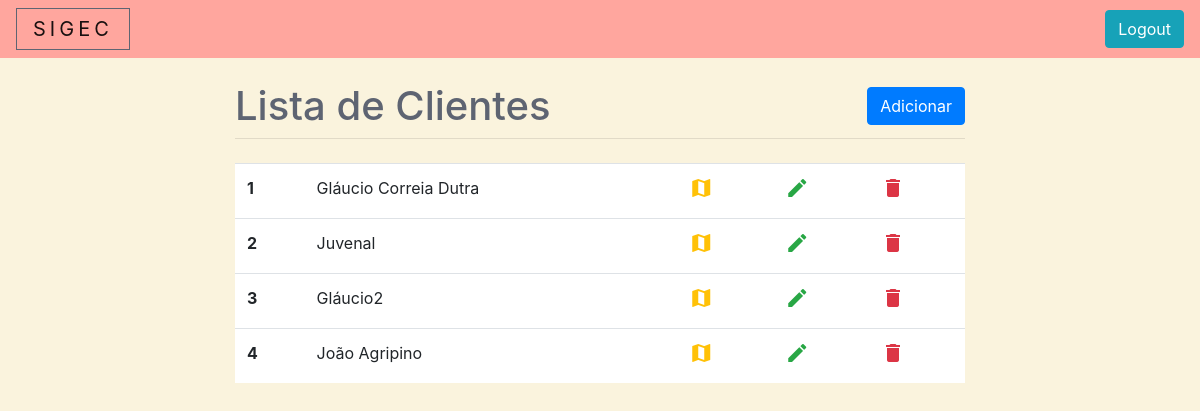
The app's page /cliente/lista/ (signed in) with its own data.
### clientes/models.py (models this page shows, shortened)
class Cliente(models.Model):
  nome = models.CharField(max_length=80)
  telefone = models.CharField(max_length=15)
  endereco = models.CharField(max_length=100)
  numero = models.CharField(max_length=6)
  cidade = models.CharField(max_length=50)
  estado = models.CharField(max_length=100)
  pais = models.CharField(max_length=50)
  cep = models.CharField(max_length=10)

### clientes/views.py (the view)
# urls.py: path('lista/', clientes_lista, name="clientes_lista"),
@login_required
def clientes_lista(request):
  clientes = Cliente.objects.all()
  return render(request, 'clientes.html', {'clientes': clientes})

### clientes/templates/clientes.html (shortened to what this page needs)
{% extends 'base.html' %}
{% block content %}
{% include 'menu.html' %}
<div class="container mb-5">
  <div class="row justify-content-center">
    <div class="col-xs-12 col-md-8">
      <div>
        <div class="d-flex justify-content-between align-items-center">
          <h1 class="si-clientes__title mt-2">Lista de Clientes</h1>
          <div>
            <a class="btn btn-primary" href="{% url 'clientes_novo' %}" role=" button">Adicionar</a>
          </div>
        </div>
        <hr class="mt-0 mb-4">
      </div>
      <table class="table bg-white">
        <tbody>
          {% for cliente in clientes %}
          <tr>
            <th>{{ forloop.counter }}</th>
            <td>{{ cliente.nome }}</td>
            <td>
              <a href="{% url 'clientes_localizacao' cliente.id %}" class="text-warning" data-toggle="tooltip" data-placement="top" title="Localização">
                <i class="material-icons">
                </i>
              </a>
            </td>
            <td>
              <a href="{% url 'clientes_atualizar' cliente.id %}" class="text-success" data-toggle="tooltip"
                data-placement="top" title="Editar">
                <i class="material-icons">
                </i>
              </a>
            </td>
            <td>
              <a href="{% url 'clientes_excluir' cliente.id %}" class="text-danger" data-toggle="tooltip"
                data-placement="top" title="Excluir">
                <i class="material-icons">
                </i>
              </a>
            </td>
          </tr>
          {% endfor %}
        </tbody>
      </table>
    </div>
  </div>
  {% endblock %}

### static/style.css (style rules this page uses)
body { background-color: #FAF3DD; }
.si-clientes__title { color: #5E6472; }

### records on screen
Cliente: nome "Gláucio Correia Dutra"
Cliente: nome "Juvenal"
Cliente: nome "Gláucio2"
Cliente: nome "João Agripino"
